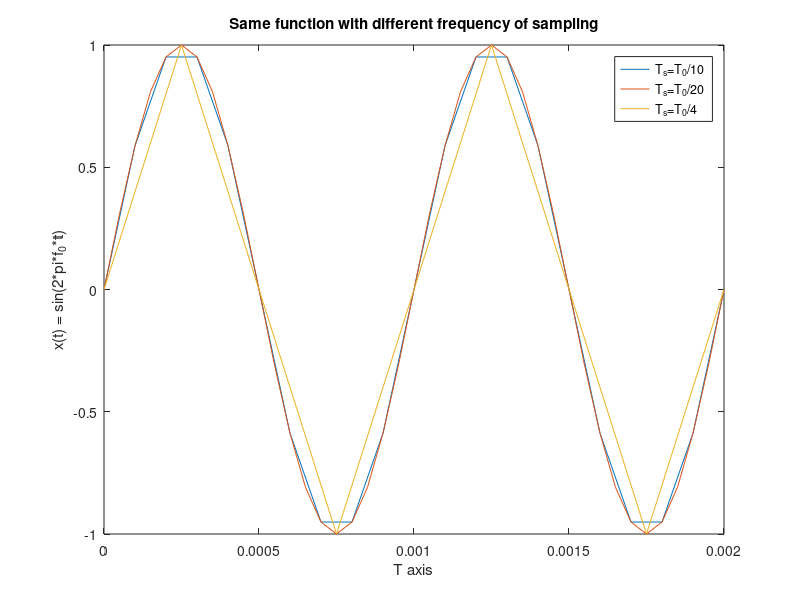

This chart was generated by the following MATLAB code:
f_0=10^3;
T_0=1/f_0;
t_1=0:T_0/10:2*T_0
x_1=sin(2*pi*t_1*f_0)
plot(t_1,x_1)
xlabel('T axis')
ylabel('x(t) = sin(2*pi*f_0*t)')
title('Same function with different frequency of sampling')
hold on
t_2=0:T_0/20:2*T_0
x_2=sin(2*pi*t_2*f_0)
plot(t_2, x_2)
hold on
t_3=0:T_0/4:2*T_0
x_3=sin(2*pi*t_3*f_0)
plot(t_3,x_3)
legend('T_s=T_0/10','T_s=T_0/20','T_s=T_0/4')

% result
% As we can see from this diagram, if we use different frequencies of sampling, we will get different figure. 
% This is because, the high frequency of sampling, the detail of sin(x) will be saved. The lower frequency of sampling, 
% the detail of sin(x) will be lost.